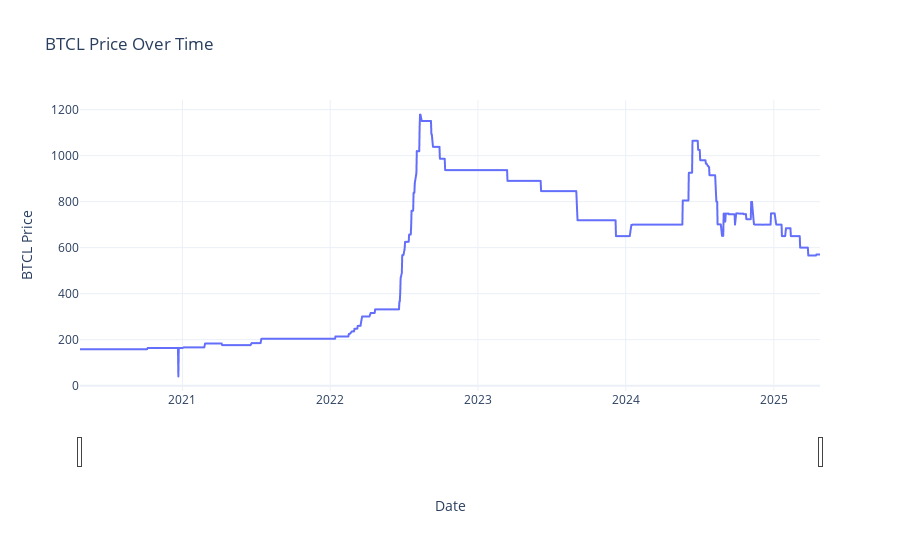

Notebook source saved alongside this figure:
### Code cell
# Convert DateTime column to datetime type (if not already)
daily_df['DateTime'] = pd.to_datetime(daily_df['DateTime'])

# Create interactive plot
fig = px.line(daily_df, 
              x='DateTime', 
              y='BTCL',
              title='BTCL Price Over Time',
              labels={'BTCL': 'Price (Ngultrum)', 'DateTime': 'Date'},
              template='plotly_white')

# Add customization
fig.update_layout(
    hovermode='y unified',  # Show hover data for all points on x-axis
    xaxis_title='Date',
    yaxis_title='BTCL Price',
    xaxis_rangeslider_visible=True  # Adds zoom slider at bottom
)

# Add hover data formatting
fig.update_traces(
    hovertemplate='<b>%{x|%Y-%m-%d}</b><br>Price: Nu.%{y:.2f}'
)

# Show the plot
fig.show()

### Figure 1 — Plotly figure (JSON) as saved in the notebook; plotly's stock layout.template omitted (floating-point values rounded to 4 significant figures; data arrays with more than 128 entries replaced by an {"elided": "..."} marker saying what was removed)
{"data": [{"hovertemplate": "<b>%{x|%Y-%m-%d}</b><br>Price: Nu.%{y:.2f}", "legendgroup": "", "line": {"color": "#636efa", "dash": "solid"}, "marker": {"symbol": "circle"}, "mode": "lines", "name": "", "showlegend": false, "type": "scattergl", "x": {"elided": "1230 str values"}, "xaxis": "x", "y": {"elided": "1230 float values"}, "yaxis": "y"}], "layout": {"hovermode": "y unified", "legend": {"tracegroupgap": 0}, "title": {"text": "BTCL Price Over Time"}, "xaxis": {"anchor": "y", "domain": [0, 1], "rangeslider": {"visible": true}, "title": {"text": "Date"}}, "yaxis": {"anchor": "x", "domain": [0, 1], "title": {"text": "BTCL Price"}}}}
